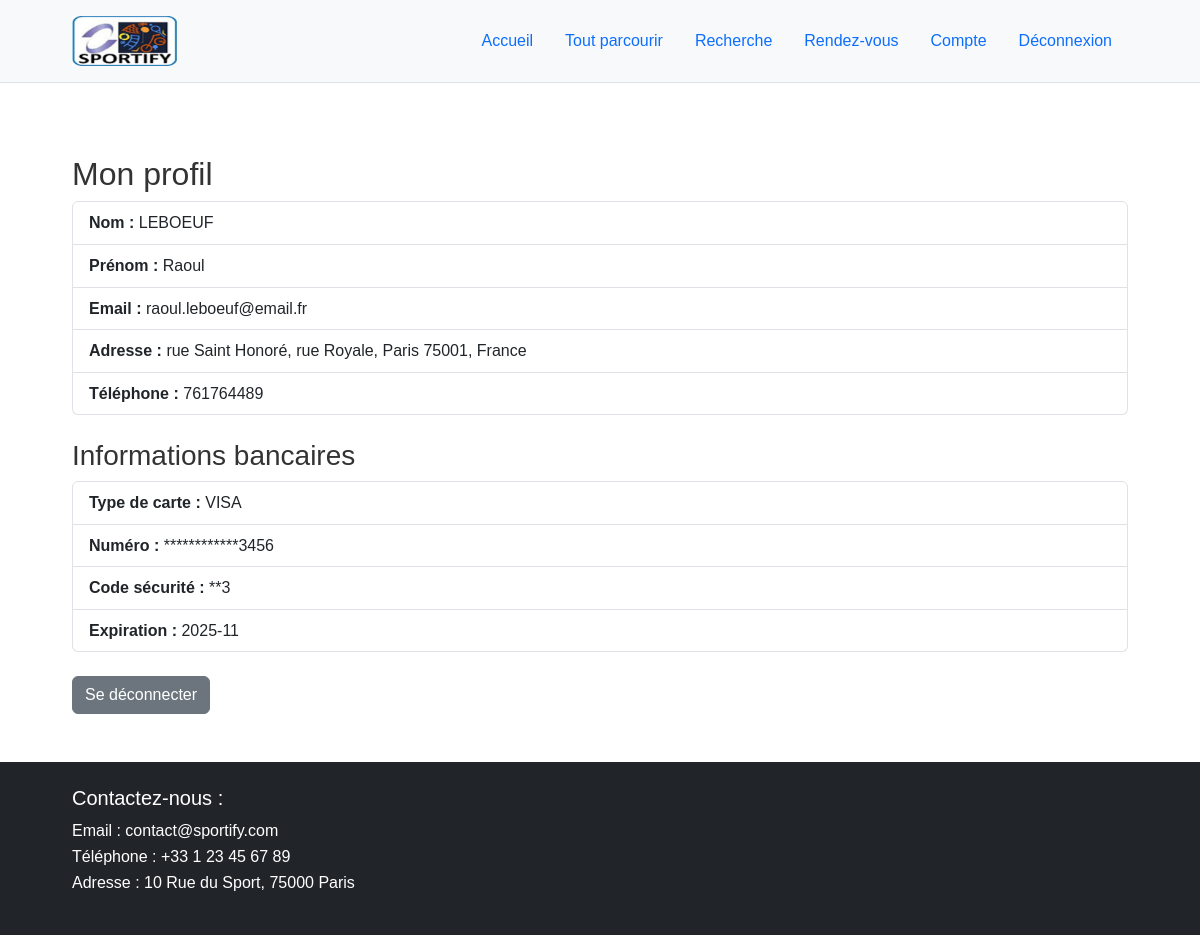
Screenshot of /profile.php (signed in) with the database file from the repository.
### tables this page shows
CREATE TABLE `client` (
  `ID_User` int(11) NOT NULL,
  `Name_User` varchar(50) NOT NULL,
  `LName_User` varchar(50) NOT NULL,
  `AdressLigne1_User` varchar(100) NOT NULL,
  `AdressLigne2_User` varchar(100) NOT NULL,
  `CodePostal_User` int(11) NOT NULL,
  `Pays_User` varchar(50) NOT NULL,
  `Telephone_User` int(11) NOT NULL,
  `EMail_User` varchar(50) NOT NULL,
  `Password_User` varchar(255) NOT NULL,
  `Carte_Etudiant_User` int(11) NOT NULL,
  `Carte_Bleu_User` varchar(50) NOT NULL,
  `Numero_Carte_User` varchar(20) NOT NULL,
  `Nom_Carte_User` varchar(50) NOT NULL,
  `Date_Expiration_User` varchar(7) NOT NULL,
  `Code_Securite_User` varchar(5) NOT NULL,
  `Ville_User` varchar(50) NOT NULL
);

### public/profile.php (the view, shortened to what this page needs)
<?php
require __DIR__ . '/../includes/db.php';
$stmt = $pdo->prepare("SELECT * FROM client WHERE ID_User = ?");
$stmt->execute([$_SESSION['user_id']]);
$user = $stmt->fetch();
$maskedCard = str_repeat('*', strlen($user['Numero_Carte_User']) - 4) . substr($user['Numero_Carte_User'], -4);
$maskedSec  = str_repeat('*', strlen($user['Code_Securite_User']) - 1) . substr($user['Code_Securite_User'], -1);
include __DIR__ . '/../includes/header.php';
?>
<main class="container py-5">
  <h2>Mon profil</h2>
  <ul class="list-group mb-4">
    <li class="list-group-item"><strong>Nom :</strong> <?= htmlspecialchars($user['Name_User']) ?></li>
    <li class="list-group-item"><strong>Prénom :</strong> <?= htmlspecialchars($user['LName_User']) ?></li>
    <li class="list-group-item"><strong>Email :</strong> <?= htmlspecialchars($user['EMail_User']) ?></li>
    <li class="list-group-item">
      <strong>Adresse :</strong>
      <?= htmlspecialchars($user['AdressLigne1_User']) ?>,
      <?= htmlspecialchars($user['AdressLigne2_User']) ?>,
      <?= htmlspecialchars($user['Ville_User']) ?> <?= htmlspecialchars($user['CodePostal_User']) ?>,
      <?= htmlspecialchars($user['Pays_User']) ?>
    </li>
    <li class="list-group-item"><strong>Téléphone :</strong> <?= htmlspecialchars($user['Telephone_User']) ?></li>
  </ul>
  <h3>Informations bancaires</h3>
  <ul class="list-group mb-4">
    <li class="list-group-item"><strong>Type de carte :</strong> <?= htmlspecialchars($user['Carte_Bleu_User']) ?></li>
    <li class="list-group-item"><strong>Numéro :</strong> <?= $maskedCard ?></li>
    <li class="list-group-item"><strong>Code sécurité :</strong> <?= $maskedSec ?></li>
    <li class="list-group-item"><strong>Expiration :</strong> <?= htmlspecialchars($user['Date_Expiration_User']) ?></li>
  </ul>
  <a class="btn btn-secondary" href="Logout.php">Se déconnecter</a>
</main>
<?php
include __DIR__ . '/../includes/footer.php';
?>

### assets/css/styles.css (style rules this page uses)
* { margin: 0; padding: 0; box-sizing: border-box; }
body { font-family: Arial, sans-serif; line-height: 1.6; color: #333; }
.container { width: 90%; max-width: 1200px; margin: auto; }

### rows the page displays
client: Name_User "LEBOEUF", LName_User "Raoul", EMail_User "raoul.leboeuf@email.fr", AdressLigne1_User "rue Saint Honoré", AdressLigne2_User "rue Royale", Ville_User "Paris", CodePostal_User "75001", Pays_User "France", Telephone_User "761764489", Carte_Bleu_User "VISA", Numero_Carte_User "************3456", Code_Securite_User "**3", Date_Expiration_User "2025-11"
